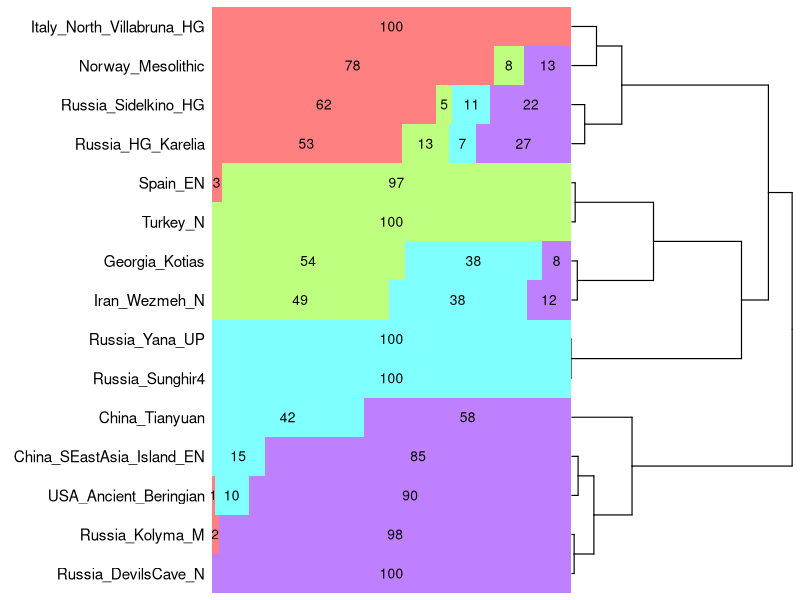
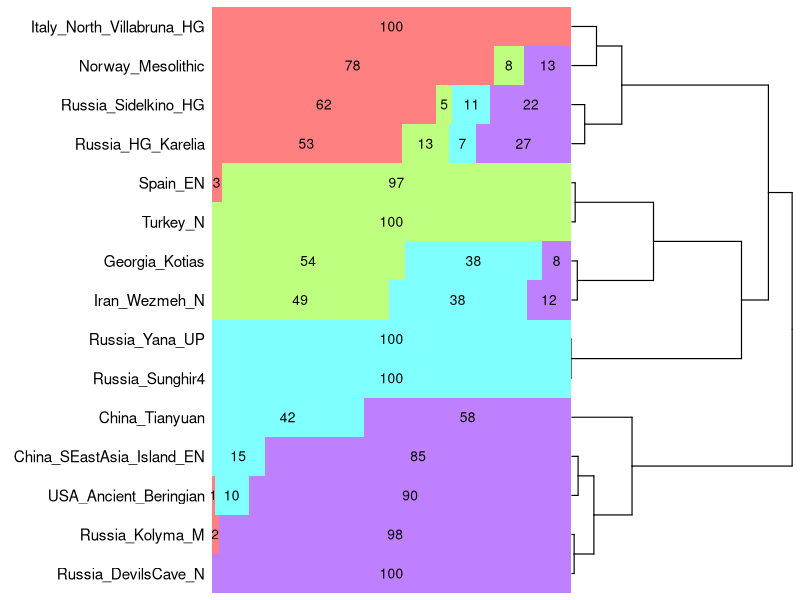

The R source for these figures, in order:
## ---- chunk 1
library(tidyverse)
library(ggdendro)
library(vegan)
library(colorspace)
library(cowplot)

t=read.table(text="Spain_EN 0.028152 0.971828 0.000010 0.000010
Norway_Mesolithic 0.784705 0.083387 0.000010 0.131898
Russia_Sunghir4 0.000010 0.000010 0.999970 0.000010
Iran_Wezmeh_N 0.000010 0.492331 0.383227 0.124433
Russia_DevilsCave_N 0.000010 0.000010 0.000010 0.999970
Italy_North_Villabruna_HG 0.999970 0.000010 0.000010 0.000010
Russia_HG_Karelia 0.527887 0.133179 0.072342 0.266593
Russia_Yana_UP 0.000010 0.000014 0.999966 0.000010
Georgia_Kotias 0.000010 0.537322 0.381313 0.081355
China_SEastAsia_Island_EN 0.000010 0.000010 0.148652 0.851328
Turkey_N 0.000010 0.999970 0.000010 0.000010
USA_Ancient_Beringian 0.008591 0.000010 0.095008 0.896391
Russia_Sidelkino_HG 0.624076 0.045350 0.105615 0.224958
Russia_Kolyma_M 0.020197 0.000010 0.000010 0.979783
China_Tianyuan 0.000010 0.000010 0.423731 0.576249",row.names=1)

hc=hclust(dist(t),method="ward.D2")
hc=reorder(hc,wts=-as.matrix(t)%*%seq(ncol(t))^2) # vegan::reorder.hclust
tree=ggdendro::dendro_data(as.dendrogram(hc),type="rectangle")

p1=ggplot(ggdendro::segment(tree))+
geom_segment(aes(x=y,y=x,xend=yend,yend=xend),lineend="round",size=.4)+
scale_x_continuous(expand=expansion(add=c(0,.01)))+ # don't crop half of line between top-level nodes
scale_y_continuous(limits=.5+c(0,nrow(t)),expand=c(0,0))+
theme(
  axis.text=element_blank(),
  axis.ticks=element_blank(),
  axis.ticks.length=unit(0,"pt"), # remove extra space occupied by ticks
  axis.title=element_blank(),
  panel.background=element_rect(fill="white"),
  panel.grid=element_blank(),
  plot.margin=margin(5,5,5,0)
)

t=t[hc$labels[hc$order],]
t2=data.frame(V1=rownames(t)[row(t)],V2=colnames(t)[col(t)],V3=unname(do.call(c,t)))
lab=round(100*t2$V3)
lab[lab==0]=""

p2=ggplot(t2,aes(x=factor(V1,level=rownames(t)),y=V3,fill=V2))+
geom_bar(stat="identity",width=1,position=position_fill(reverse=T))+
geom_text(aes(label=lab),position=position_stack(vjust=.5,reverse=T),size=3.5)+
coord_flip()+
scale_x_discrete(expand=c(0,0))+
scale_y_discrete(expand=c(0,0))+
scale_fill_manual(values=colorspace::hex(HSV(head(seq(0,360,length.out=ncol(t)+1),-1),.5,1)))+
theme(
  axis.text=element_text(color="black",size=11),
  axis.text.x=element_blank(),
  axis.ticks=element_blank(),
  axis.title=element_blank(),
  legend.position="none",
  plot.margin=margin(5,0,5,5)
)

cowplot::plot_grid(p2,p1,rel_widths=c(1,.4))
ggsave("a.png",height=.25*nrow(t),width=7)
